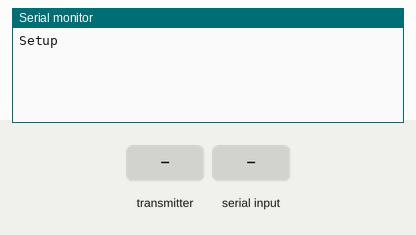
Recording of a sketch running on a simulated Arduino Uno, built with avr-gcc and run on an emulated ATmega328P. On the bench: the last lines printed to the serial monitor. The test bench sets the inputs (shaded band). No radio packets arrive unless stated.

Above: at 1.2 s.
1.3 s: the transmitter starts sending receivedId = 0
At 1.8 s:
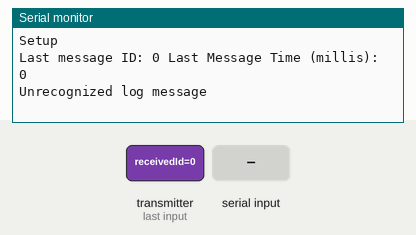
2.8 s: "T" received over Serial
At 2.93 s:
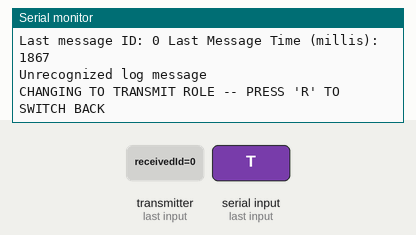
4.3 s: the transmitter starts sending receivedId = 1
At 4.66 s:
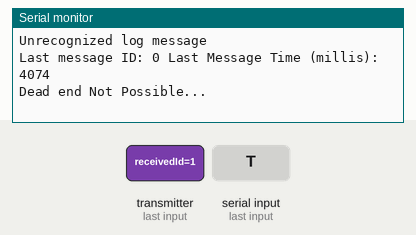
6.4 s: the transmitter starts sending receivedId = 2
At 6.76 s:
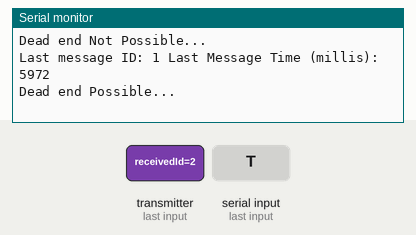
8.5 s: the transmitter starts sending receivedId = 3
At 9.36 s:
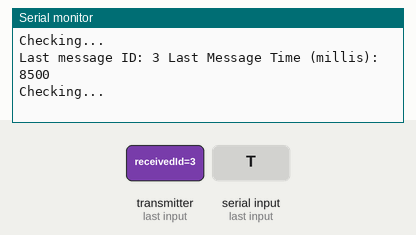
10.5 s: the transmitter starts sending receivedId = 90
At 10.83 s:
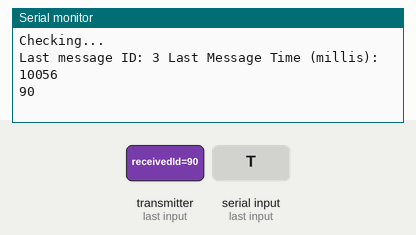
Timing chart, 0 to 13.5 s (numbered marks = the images above; inputs shaded):
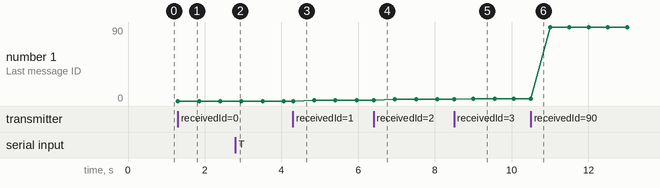

The sketch:

listener.ino
```cpp
#include <SPI.h>
#include "nRF24L01.h"
#include "RF24.h"
#include "printf.h"

RF24 myRadio (9, 10);
const uint64_t pipes[4] = { 0xF0F0F0F0E1LL, 0xF0F0F0F0D2LL, 0xF0F0F0F0A1LL, 0xF0F0F0F0A2LL };

void setup()
{
  Serial.begin(9600);
  printf_begin();
  myRadio.begin();
  myRadio.openWritingPipe(pipes[0]);
  myRadio.openReadingPipe(1, pipes[1]);
  myRadio.stopListening();
  myRadio.startListening();
  Serial.println("Setup");
}

void printMessage(unsigned long id) {
  switch (id)
  {
    case 0:
      Serial.println("Unrecognized log message");
      //Serial.println(o);

      break;
    case 1:
      Serial.println("Dead end Not Possible...");
      //Serial.println(o);
      break;
    case 2:
      Serial.println("Dead end Possible...");
      //Serial.println(o);
      break;
    case 3:
      Serial.println("Checking...");
      //Serial.println(o);
      break;
    case 4:
      Serial.println("Line Found!");
      break;
    case 5:
      Serial.println("Arrived fron the right side of a T tile...");
      break;
    case 6:
      Serial.println("Straight tile...");
      break;
    case 7:
      Serial.println("Dead end...");
      break;
    case 8:
      Serial.println("Dead end check activated...");
      break;
    case 9:
      Serial.println("Dead end check deactivated...");
      break;
    case 10:
      Serial.println("Moving North...");
      break;
    case 11:
      Serial.println("Moving East...");
      break;
    case 12:
      Serial.println("Moving South...");
      break;
    case 13:
      Serial.println("Moving West...");
      break;
    default:
      Serial.println(id);
  }

}

unsigned long lastMessageId = 0;

unsigned long lastMessageTime = 0;

void loop(void) {
  //receiveMessage();
  if (myRadio.available()) {
    unsigned long receivedId;
    bool hasRead = myRadio.read(&receivedId, sizeof(unsigned long));
    if (hasRead) {
      if (receivedId != lastMessageId || (millis() - lastMessageTime) > 500) {

        Serial.print("Last message ID: ");
        Serial.print(lastMessageId);
        Serial.print(" Last Message Time (millis): ");
        Serial.print(lastMessageTime);
        Serial.println();
        printMessage(receivedId);
        myRadio.stopListening();
        /*unsigned long sentId = 1;
        //delay(20);

        bool confirmed = myRadio.write(&sentId, sizeof(unsigned long));
        if (confirmed) {
          Serial.println("Sent confirmation");
          lastMessageTime = millis();
        }*/
        lastMessageId = receivedId;
        lastMessageTime = millis();
        myRadio.startListening();
      }
    }
  }

  if ( Serial.available() )
  {
    char c = toupper(Serial.read());
    if ( c == 'T' )
    {
      Serial.println("CHANGING TO TRANSMIT ROLE -- PRESS 'R' TO SWITCH BACK");

      // Become the primary transmitter (ping out)

      myRadio.openWritingPipe(pipes[0]);
      myRadio.openReadingPipe(1, pipes[1]);
    }
  }
}
```

printf.h
```cpp
// (licence header left out)
/**
 * @file printf.h
 *
 * Setup necessary to direct stdout to the Arduino Serial library, which
 * enables 'printf'
 */

#ifndef __PRINTF_H__
#define __PRINTF_H__

#ifdef ARDUINO

int serial_putc( char c, FILE * )
{
  Serial.write( c );

  return c;
}

void printf_begin(void)
{
  fdevopen( &serial_putc, 0 );
}

#else
#error This example is only for use on Arduino.
#endif // ARDUINO

#endif // __PRINTF_H__
```

Measured:
- after the input at 1.3 s, the serial monitor: prints a new line at once (image 1)
- after the input at 2.8 s, the serial monitor: prints a new line at once (image 2)
- after the input at 4.3 s, the serial monitor: prints a new line after 0.06 s (image 3)
- after the input at 6.4 s, the serial monitor: prints a new line after 0.06 s (image 4)
- after the input at 8.5 s, the serial monitor: prints a new line after 0.06 s (image 5)
- after the input at 10.5 s, the serial monitor: prints a new line after 0.06 s (image 6)
- plotted number 1: 0 → 1 after the input at 4.3 s, 1 → 2 after the input at 6.4 s, 2 → 3 after the input at 8.5 s, 3 → 90 after the input at 10.5 s
